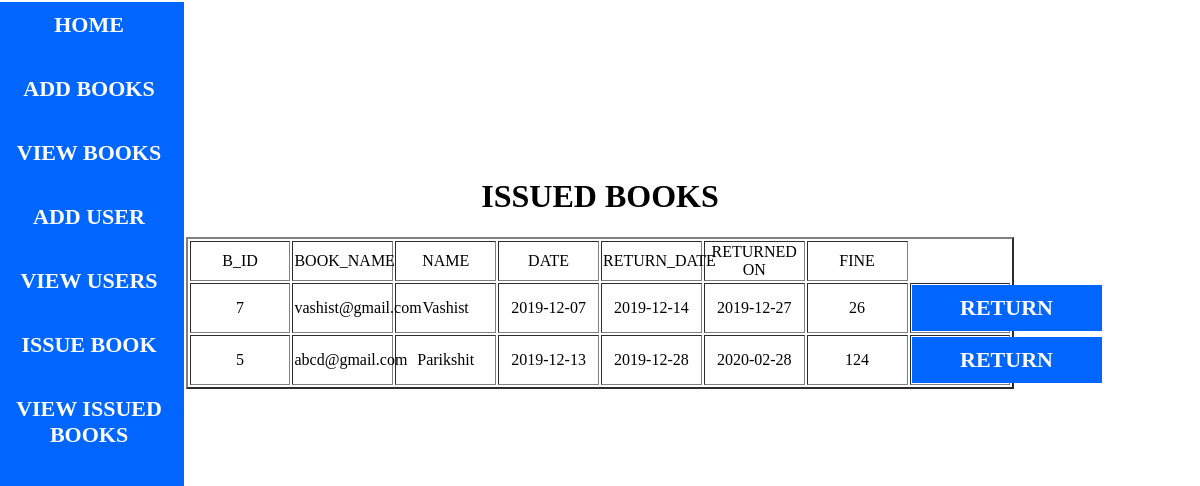
Screenshot of /Untitled-2.php with the database file from the repository.
### tables this page shows
CREATE TABLE IF NOT EXISTS `issuebooks` (
  `id` int(11) NOT NULL AUTO_INCREMENT,
  `B_ID` int(11) NOT NULL,
  `BOOK_NAME` text NOT NULL,
  `U_ID` int(11) NOT NULL,
  `NAME` text NOT NULL,
  `ISSUE_DATE` date NOT NULL,
  `RETURN_DATE` date NOT NULL,
  `RETURN_ON` date NOT NULL,
  PRIMARY KEY (`id`)
);

### Untitled-2.php (the view, shortened to what this page needs)
<html>
<head>
</head>
<body>
<div class="menu">
  <div class="menu1">
  <ul>
  <li><a href="aa.php">HOME</a></li><br/>
<li><a href="addbook.php">ADD BOOKS</a></li><br/>
<li><a href="addbookview.php">VIEW BOOKS</a></li><br/>
<li><a href="adduser.php">ADD USER</a></li><br/>
<li><a href="adduserview.php">VIEW USERS</a></li><br/>
<li><a href="issuebook.php">ISSUE BOOK</a></li><br/>
<li><a href="issuebookview.php">VIEW ISSUED BOOKS</a></li><br/>
</ul>
</div>
</div>
<div class="issuebooks">
<center><h1><strong>ISSUED BOOKS</strong></h1></center>
<table   border="2" align="center" class="ab">
<tr><td >B_ID</td><td>BOOK_NAME</td><td >NAME</td><td > DATE</td><td> RETURN_DATE</td><td >RETURNED ON</td><td >FINE</td></tr>
<?php
  $select=mysql_query("SELECT * FROM `issuebooks` order by B_ID desc");
  while($userrow=mysql_fetch_array($select))
  {
  $id=$userrow['id'];
  $B_ID=$userrow['B_ID'];
  $BOOK_NAME=$userrow['BOOK_NAME'];
  $NAME=$userrow['NAME'];
   $DATE=$userrow['ISSUE_DATE'];
    $RETURN_DATE=$userrow['RETURN_DATE'];
	$RETURN_ON=$userrow['RETURN_ON'];
	$start_date = strtotime("$RETURN_DATE");
$end_date = strtotime("$RETURN_ON");
$abcd= ($end_date - $start_date)/60/60/24;
?>
<tr><td><span><?php echo $B_ID; ?></span></td>
<td ><span><?php echo $BOOK_NAME; ?></span></td>
<td ><span><?php echo $NAME; ?></span></td>
<td ><span><?php echo $DATE; ?></span></td>
<td ><span><?php echo $RETURN_DATE; ?></span></td>
<td ><span><?php echo $RETURN_ON; ?></span></td>
<td ><span><?php echo (($abcd)*2); ?> </span></td>
<td><span><a href="Update.php?id=<?php echo $id; ?>"> RETURN </a></span></td>
</tr>
<?php } ?></table>
</div>
</body>
</html>

### Untitled-2.php (style rules this page uses)
.menu { background-color:#0066FF; width:190px; height:755px; margin-left:-14px; margin-top:-28px; }
.menu1 { margin-top:30px; }
a:link,a:visited { display:block; font-size:22px; font-weight:bold; color:#FFFFFF; background-color:#0066FF; width:170px; text-align:center; padding:10px; text-decoration:none; text-transform:uppercase; }
ul { list-style-type:none; margin:0; padding:0; }
.issuebooks { margin-top:-600px; }
.ab { table-layout:fixed; width: 65%; text-align:center; }
.ab { table-layout:fixed; width:70%; text-align:center; }

### rows the page displays
issuebooks: B_ID "7", BOOK_NAME "vashist@gmail.com", NAME "Vashist", ISSUE_DATE "2019-12-07", RETURN_DATE "2019-12-14", RETURN_ON "2019-12-27", ($abcd)*2 "26"
issuebooks: B_ID "5", BOOK_NAME "abcd@gmail.com", NAME "Parikshit", ISSUE_DATE "2019-12-13", RETURN_DATE "2019-12-28", RETURN_ON "2020-02-28", ($abcd)*2 "124"
